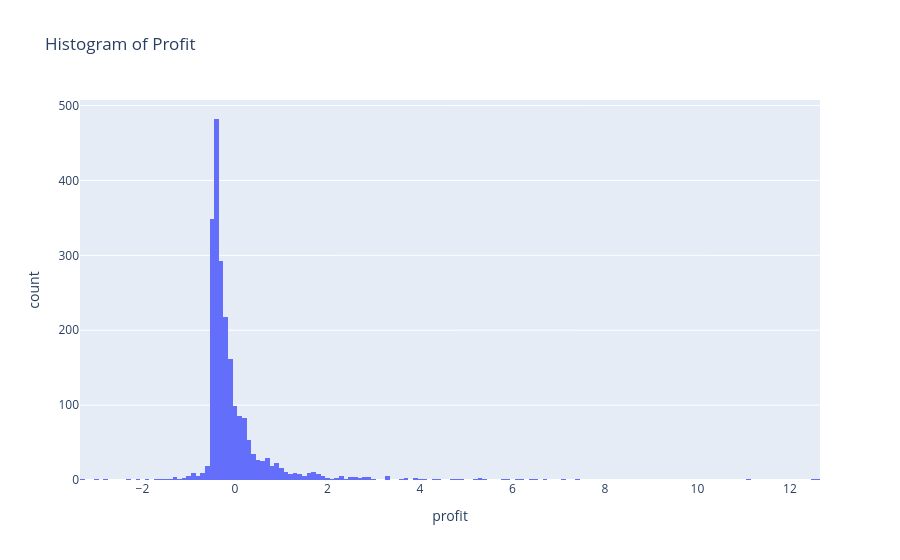

Notebook code cell kept with this figure:
### Code cell
figgg = px.histogram(z, x='profit', title="Histogram of Profit")
figgg.show()

### Figure 1 — Plotly figure (JSON) as saved in the notebook; plotly's stock layout.template omitted (floating-point values rounded to 4 significant figures; data arrays with more than 128 entries replaced by an {"elided": "..."} marker saying what was removed)
{"data": [{"bingroup": "x", "hovertemplate": "profit=%{x}<br>count=%{y}<extra></extra>", "legendgroup": "", "marker": {"color": "#636efa", "pattern": {"shape": ""}}, "name": "", "orientation": "v", "showlegend": false, "type": "histogram", "x": {"elided": "2220 float values"}, "xaxis": "x", "yaxis": "y"}], "layout": {"barmode": "relative", "legend": {"tracegroupgap": 0}, "title": {"text": "Histogram of Profit"}, "xaxis": {"anchor": "y", "domain": [0, 1], "title": {"text": "profit"}}, "yaxis": {"anchor": "x", "domain": [0, 1], "title": {"text": "count"}}}}
